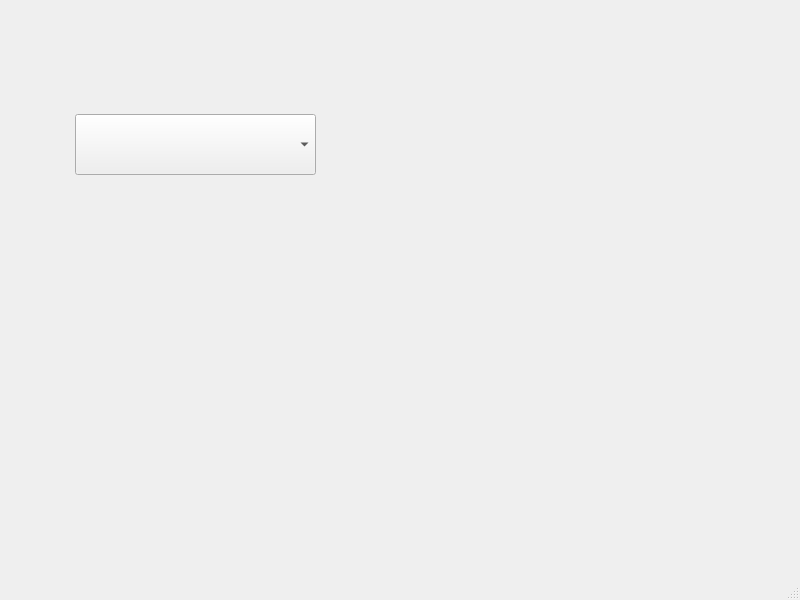
<?xml version="1.0" encoding="UTF-8"?>
<ui version="4.0">
 <class>MainWindow</class>
 <widget class="QMainWindow" name="MainWindow">
  <property name="geometry">
   <rect>
    <x>0</x>
    <y>0</y>
    <width>800</width>
    <height>600</height>
   </rect>
  </property>
  <property name="windowTitle">
   <string>MainWindow</string>
  </property>
  <widget class="QWidget" name="centralwidget">
   <widget class="QComboBox" name="comboBox">
    <property name="geometry">
     <rect>
      <x>75</x>
      <y>114</y>
      <width>241</width>
      <height>61</height>
     </rect>
    </property>
   </widget>
  </widget>
  <widget class="QMenuBar" name="menubar">
   <property name="geometry">
    <rect>
     <x>0</x>
     <y>0</y>
     <width>800</width>
     <height>22</height>
    </rect>
   </property>
  </widget>
  <widget class="QStatusBar" name="statusbar"/>
 </widget>
 <resources/>
 <connections/>
</ui>
